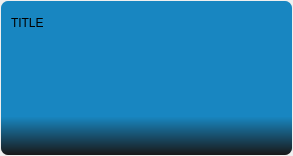
<?xml version="1.0" encoding="UTF-8"?>
<ui version="4.0">
 <class>HoverBoxUI</class>
 <widget class="QWidget" name="HoverBoxUI">
  <property name="geometry">
   <rect>
    <x>0</x>
    <y>0</y>
    <width>293</width>
    <height>156</height>
   </rect>
  </property>
  <property name="windowTitle">
   <string>Form</string>
  </property>
  <property name="autoFillBackground">
   <bool>false</bool>
  </property>
  <layout class="QVBoxLayout" name="topVerticalLayout">
   <property name="spacing">
    <number>0</number>
   </property>
   <property name="sizeConstraint">
    <enum>QLayout::SetMinAndMaxSize</enum>
   </property>
   <property name="margin">
    <number>1</number>
   </property>
   <item>
    <widget class="QWidget" name="_contentWrapper" native="true">
     <property name="sizePolicy">
      <sizepolicy hsizetype="Fixed" vsizetype="Preferred">
       <horstretch>0</horstretch>
       <verstretch>0</verstretch>
      </sizepolicy>
     </property>
     <property name="styleSheet">
      <string>background:qlineargradient(x1:0, y1:0, x2:0, y2:1, stop: 0 rgba(0,123,188,90%), stop: 0.75 rgba(0,123,188,90%), stop: 1 rgba(0,0,0,90%));
border-radius:7;</string>
     </property>
     <layout class="QVBoxLayout" name="verticalLayout_3">
      <property name="spacing">
       <number>0</number>
      </property>
      <property name="sizeConstraint">
       <enum>QLayout::SetMaximumSize</enum>
      </property>
      <property name="margin">
       <number>0</number>
      </property>
      <item>
       <widget class="QWidget" name="_topContainer" native="true">
        <property name="sizePolicy">
         <sizepolicy hsizetype="Preferred" vsizetype="Preferred">
          <horstretch>0</horstretch>
          <verstretch>0</verstretch>
         </sizepolicy>
        </property>
        <property name="minimumSize">
         <size>
          <width>291</width>
          <height>39</height>
         </size>
        </property>
        <property name="maximumSize">
         <size>
          <width>16777215</width>
          <height>39</height>
         </size>
        </property>
        <property name="styleSheet">
         <string>background:transparent;</string>
        </property>
        <layout class="QVBoxLayout" name="verticalLayout_2">
         <property name="spacing">
          <number>0</number>
         </property>
         <property name="margin">
          <number>0</number>
         </property>
         <item>
          <widget class="QLabel" name="_titleLabel">
           <property name="text">
            <string>TITLE</string>
           </property>
           <property name="alignment">
            <set>Qt::AlignBottom|Qt::AlignLeading|Qt::AlignLeft</set>
           </property>
           <property name="margin">
            <number>0</number>
           </property>
           <property name="indent">
            <number>10</number>
           </property>
          </widget>
         </item>
        </layout>
       </widget>
      </item>
      <item>
       <widget class="QScrollArea" name="_middleScrollArea">
        <property name="sizePolicy">
         <sizepolicy hsizetype="Preferred" vsizetype="Preferred">
          <horstretch>0</horstretch>
          <verstretch>0</verstretch>
         </sizepolicy>
        </property>
        <property name="styleSheet">
         <string>background-color:transparent;</string>
        </property>
        <property name="frameShape">
         <enum>QFrame::NoFrame</enum>
        </property>
        <property name="frameShadow">
         <enum>QFrame::Plain</enum>
        </property>
        <property name="lineWidth">
         <number>0</number>
        </property>
        <property name="horizontalScrollBarPolicy">
         <enum>Qt::ScrollBarAlwaysOff</enum>
        </property>
        <property name="widgetResizable">
         <bool>true</bool>
        </property>
        <property name="alignment">
         <set>Qt::AlignLeading|Qt::AlignLeft|Qt::AlignTop</set>
        </property>
        <widget class="QWidget" name="_taskViewContent">
         <property name="geometry">
          <rect>
           <x>0</x>
           <y>0</y>
           <width>291</width>
           <height>81</height>
          </rect>
         </property>
         <property name="styleSheet">
          <string>background:transparent;</string>
         </property>
         <layout class="QVBoxLayout" name="verticalLayout_4">
          <property name="spacing">
           <number>0</number>
          </property>
          <property name="sizeConstraint">
           <enum>QLayout::SetDefaultConstraint</enum>
          </property>
          <property name="margin">
           <number>0</number>
          </property>
         </layout>
        </widget>
       </widget>
      </item>
      <item>
       <widget class="QWidget" name="_bottomContainer" native="true">
        <property name="minimumSize">
         <size>
          <width>291</width>
          <height>34</height>
         </size>
        </property>
        <property name="maximumSize">
         <size>
          <width>16777215</width>
          <height>34</height>
         </size>
        </property>
        <property name="styleSheet">
         <string>background:transparent;</string>
        </property>
        <layout class="QVBoxLayout" name="verticalLayout_5">
         <property name="spacing">
          <number>0</number>
         </property>
         <property name="margin">
          <number>0</number>
         </property>
         <item>
          <widget class="QWidget" name="_cancelAllWrapper" native="true">
           <property name="minimumSize">
            <size>
             <width>0</width>
             <height>25</height>
            </size>
           </property>
           <layout class="QHBoxLayout" name="horizontalLayout">
            <property name="spacing">
             <number>0</number>
            </property>
            <property name="margin">
             <number>0</number>
            </property>
            <item>
             <spacer name="horizontalSpacer">
              <property name="orientation">
               <enum>Qt::Horizontal</enum>
              </property>
              <property name="sizeHint" stdset="0">
               <size>
                <width>143</width>
                <height>20</height>
               </size>
              </property>
             </spacer>
            </item>
            <item>
             <widget class="QWidget" name="_cancelAllContainer" native="true">
              <property name="minimumSize">
               <size>
                <width>100</width>
                <height>0</height>
               </size>
              </property>
              <layout class="QHBoxLayout" name="horizontalLayout_2">
               <property name="spacing">
                <number>0</number>
               </property>
               <property name="margin">
                <number>0</number>
               </property>
               <item>
                <spacer name="horizontalSpacer_2">
                 <property name="orientation">
                  <enum>Qt::Horizontal</enum>
                 </property>
                 <property name="sizeType">
                  <enum>QSizePolicy::MinimumExpanding</enum>
                 </property>
                 <property name="sizeHint" stdset="0">
                  <size>
                   <width>10</width>
                   <height>20</height>
                  </size>
                 </property>
                </spacer>
               </item>
              </layout>
             </widget>
            </item>
           </layout>
          </widget>
         </item>
         <item>
          <spacer name="verticalSpacer">
           <property name="orientation">
            <enum>Qt::Vertical</enum>
           </property>
           <property name="sizeHint" stdset="0">
            <size>
             <width>20</width>
             <height>6</height>
            </size>
           </property>
          </spacer>
         </item>
        </layout>
       </widget>
      </item>
     </layout>
    </widget>
   </item>
  </layout>
 </widget>
 <resources/>
 <connections/>
</ui>
